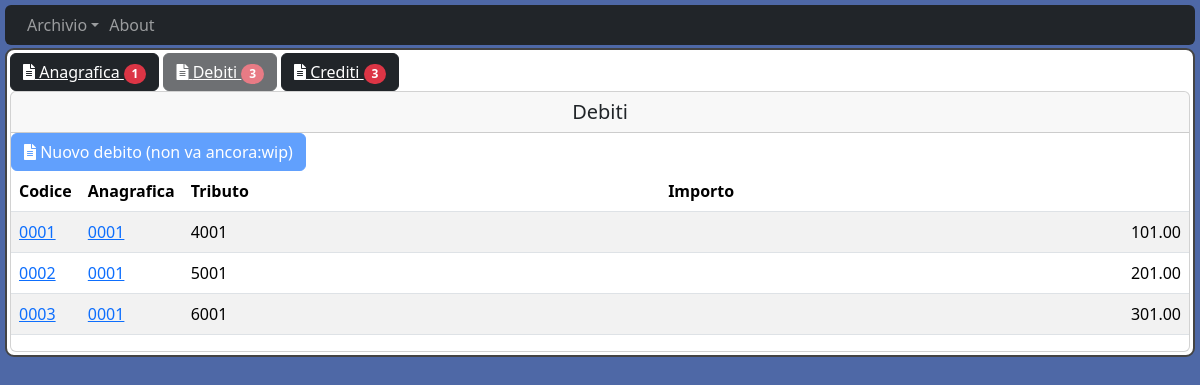
The app's page /ana/1/deb with its own data.
### models.py (models this page shows, shortened)
class Anagrafica(db.Model):
    __tablename__ = "Anagrafica"
    id = db.Column(db.Integer, primary_key=True)
    CreatedOn = db.Column(db.DateTime(), default=datetime.now)
    UpdatedOn = db.Column(db.DateTime(), default=datetime.now, onupdate=datetime.now)
    Nome = db.Column(db.String(20), unique=False, nullable=False)
    Cognome = db.Column(db.String(20), unique=False, nullable=False)
    CodFis = db.Column(db.String(16), unique=True, nullable=False)
    debiti = relationship('Debito', cascade="all, delete-orphan")
    crediti = relationship('Credito', cascade="all, delete-orphan")

class Debito(db.Model):
    __tablename__ = "Debito"
    id = db.Column(db.Integer, primary_key=True)
    CreatedOn = db.Column(db.DateTime(), default=datetime.now)
    UpdatedOn = db.Column(db.DateTime(), default=datetime.now, onupdate=datetime.now)
    CodTrib = db.Column(db.String(80), unique=False, nullable=False)
    Importo = db.Column(db.Float(), unique=False, nullable=False)
    Anagrafica_id = db.Column(db.Integer, db.ForeignKey('Anagrafica.id'), nullable=False)

### app.py (the view)
@app.route('/ana/<int:id>/deb', methods=['GET'])
def app_ana_deb_all(id):
    ana = Anagrafica.query.filter_by(id=id).first()
    if ana:
        try:
            return render_template('ana_deb_all.html', Anagrafica=ana, Debiti=Debito.query.filter_by(Anagrafica_id=id))
        except Exception as e:
            return render_template('deb_err.html', msg=f"Debiti failed " + e.__str__())
    else:
        return render_template('deb_err.html', msg=f"Anagrafica with id ={id} not found")

### templates/ana_deb_all.html
{% extends "layout.html" %}
{% block content %}
  <div class="content-section">
    <div id="toolbar">
        <button id="newAna" class="btn btn-dark" >
          <a href="/ana/{{Anagrafica.id}}" style="color:inherit">
            <i class="fas fa-file-alt"></i> Anagrafica
            <span class="position-relative top-0 start-10 badge rounded-pill bg-danger">{{ Anagrafica.id }}</span>
          </a>
        </button>
        <button id="newDeb" class="btn btn-dark" disabled>
          <a href="/ana/{{Anagrafica.id}}/deb" style="color:inherit">
            <i class="fas fa-file-alt"></i> Debiti
            <span class="position-relative top-0 start-10 badge rounded-pill bg-danger">{{ Anagrafica.debiti | length }}</span>
          </a>
        </button>
        <button id="newCre" class="btn btn-dark" >
          <a href="/ana/{{Anagrafica.id}}/cre" style="color:inherit">
            <i class="fas fa-file-alt"></i> Crediti
            <span class="position-relative top-0 start-10 badge rounded-pill bg-danger">{{ Anagrafica.crediti | length }}</span>
          </a>
        </button>
    </div>
    <div class="card">
        <h5 class="card-header text-center font-weight-bold py-2">Debiti </h5>
        <div id="toolbarcrud">
          <form method="GET" action="/ana/{{Anagrafica.id}}/deb/insert">
              <button id="new" class="btn btn-primary" disabled>
              <i class="fas fa-file-alt"></i> Nuovo debito (non va ancora:wip)
              </button>
          </form>
        </div>
        <table class="table table-striped"
          id="table"
          data-toolbar="#toolbarcrud"
          data-group-by="false"
          data-show-export="true"
          data-toggle="table"
          data-sortable="true"
          data-show-fullscreen="true"
          data-show-columns="true"
          data-show-columns-toggle-all="true"
          data-show-search-clear-button="true"
          data-search="true"
          data-show-toggle="true"
          data-show-button-icons="true"
          data-show-pagination-switch="true"
          data-pagination="false"
          data-page-size="20"
          data-show-extended-pagination="true"
          data-cookie="true"
          data-cookie-id-table="ana_deb_all"
          data-reorderable-columns="false">
          <thead class="thead-dark">
            <tr>
                <th data-sortable="true" data-field="id">Codice</th>
                <th data-sortable="true" data-field="Anagrafica_id">Anagrafica</th>
                <th data-sortable="true" data-field="CodTrib">Tributo</th>
                <th data-sortable="true" data-field="Importo">Importo</th>
            </tr>
          </thead>
          <tbody id="maintable">
            {% for d in Debiti %}
                <tr>
                    <td style="width: 5%"><a data-href="{{'%04d'|format(d.id)}}" href="/ana/{{ d.Anagrafica_id }}/deb/{{ d.id }}">{{ '%04d'|format(d.id) }}</a></td>
                    <td style="width: 5%"><a data-href="{{'%04d'|format(d.Anagrafica_id)}}" href="/ana/{{ d.Anagrafica_id }}">{{ '%04d'|format(d.Anagrafica_id) }}</a></td>
                    <td>{{ d.CodTrib }}</td>
                    <td style="text-align: right">{{ "{:,.2f}".format(d.Importo) }}</td>
                </tr>
            {% endfor %}
          </tbody>
        </table>
    </div>
  </div>
{% endblock content %}

### static/main.css (style rules this page uses)
h1, h2, h3, h4, h5, h6 { color: #444444; }
.content-section { background: #ffffff; padding: 3px 3px; border: 2px solid #444444; border-radius: 9px; margin-bottom: 3px; margin-top: 3px; }
body { background: #4e68a6; color: #333333; margin-top: 5px; margin-left: 5px; margin-right: 5px; }

### records on screen
Anagrafica: id "1"
Debito: id "0001", Anagrafica_id "0001", CodTrib "4001", Importo "101.00"
Debito: id "0002", Anagrafica_id "0001", CodTrib "5001", Importo "201.00"
Debito: id "0003", Anagrafica_id "0001", CodTrib "6001", Importo "301.00"

### other values on screen
{{ Anagrafica.debiti | length }} "3"
{{ Anagrafica.crediti | length }} "3"
